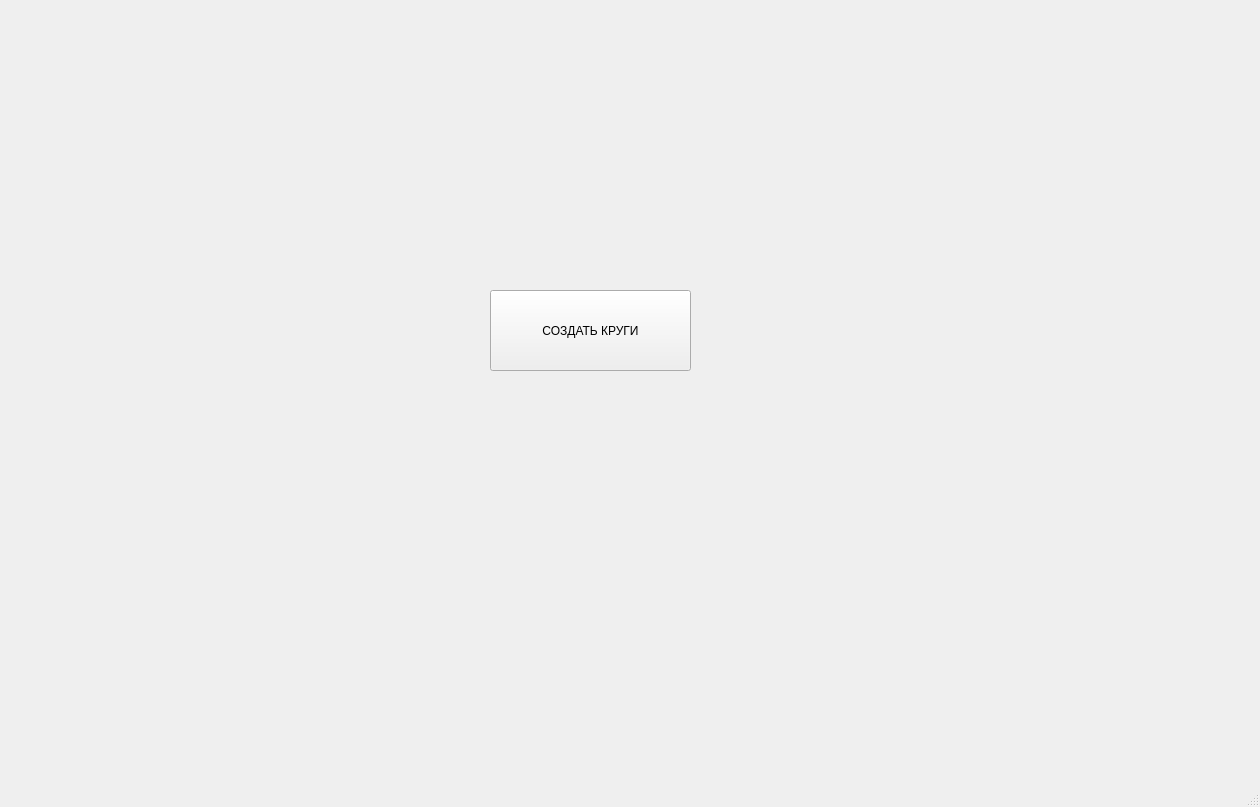
<?xml version="1.0" encoding="UTF-8"?>
<ui version="4.0">
 <class>MainWindow</class>
 <widget class="QMainWindow" name="MainWindow">
  <property name="geometry">
   <rect>
    <x>0</x>
    <y>0</y>
    <width>1260</width>
    <height>807</height>
   </rect>
  </property>
  <property name="windowTitle">
   <string>MainWindow</string>
  </property>
  <widget class="QWidget" name="centralwidget">
   <widget class="QPushButton" name="pushButton">
    <property name="geometry">
     <rect>
      <x>490</x>
      <y>290</y>
      <width>201</width>
      <height>81</height>
     </rect>
    </property>
    <property name="text">
     <string>СОЗДАТЬ КРУГИ</string>
    </property>
   </widget>
  </widget>
  <widget class="QMenuBar" name="menubar">
   <property name="geometry">
    <rect>
     <x>0</x>
     <y>0</y>
     <width>1260</width>
     <height>26</height>
    </rect>
   </property>
  </widget>
  <widget class="QStatusBar" name="statusbar"/>
 </widget>
 <resources/>
 <connections/>
</ui>
